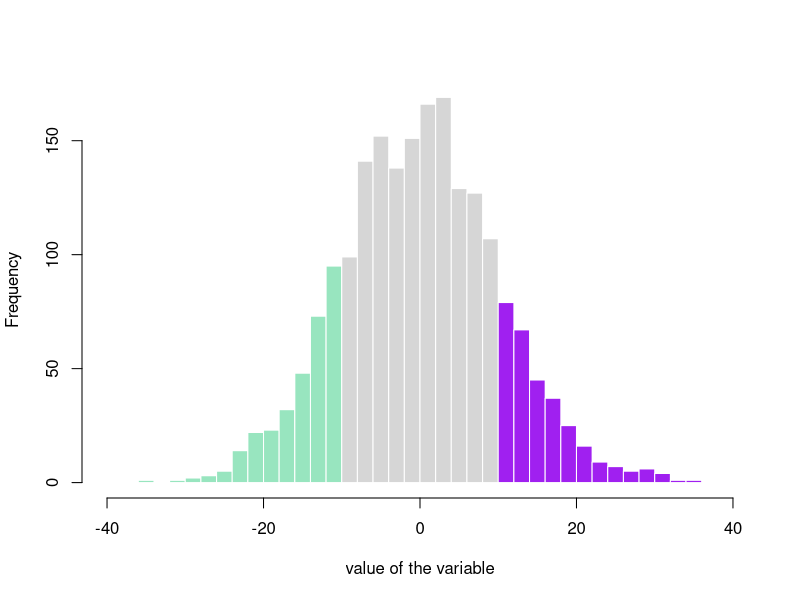

This chart was generated by the following R code: (Note: this script raises an error after producing the figure.)
## ---- chunk 1
knitr::opts_chunk$set( warning=FALSE, message=FALSE)
## ---- chunk 2
# Create data
my_variable <- rnorm(2000, 0 , 10)
 
# Calculate histogram, but do not draw it
my_hist <- hist(my_variable , breaks=40  , plot=F)
 
# Color vector
my_color <- ifelse(my_hist$breaks < -10, rgb(0.2,0.8,0.5,0.5) , ifelse (my_hist$breaks >=10, "purple", rgb(0.2,0.2,0.2,0.2) ))
 
# Final plot
plot(my_hist, col=my_color , border=F , main="" , xlab="value of the variable", xlim=c(-40,40) )
## ---- chunk 3
htmltools::includeHTML("htmlChunkRelatedDistribution.html")
